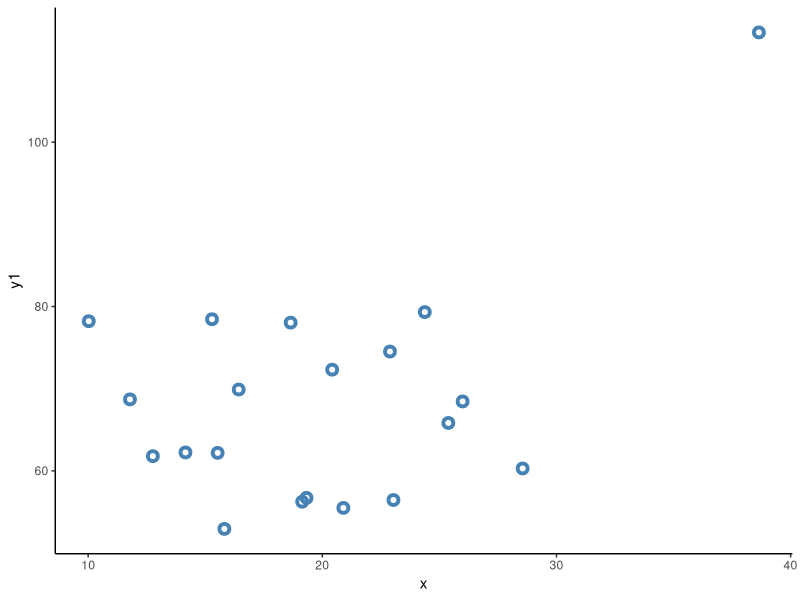
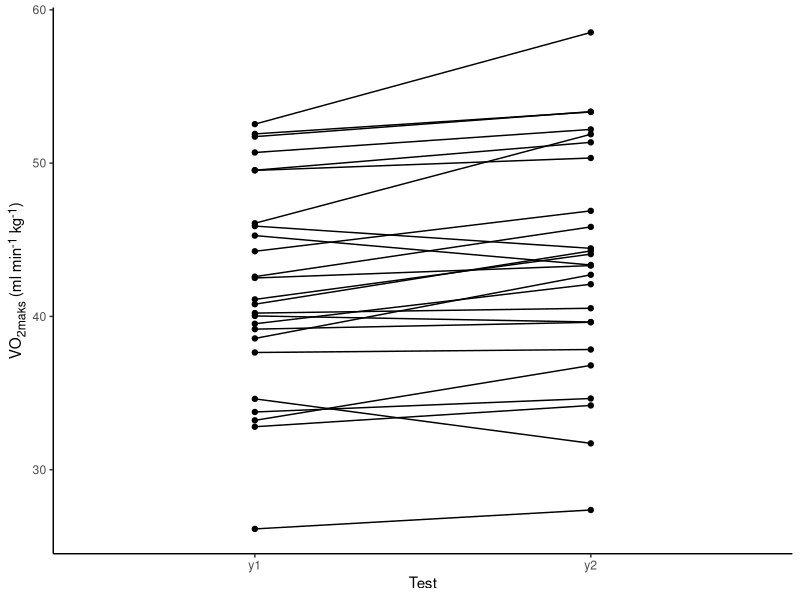

Here is the R script that generated these plots, in order:
## ---- chunk 1
#| echo: false
#| message: false
#| warning: false
#| fig-cap: "Eksempel på hvor en ekstrem observasjon kan påvirke sammenhengen mellom to variabler"
#| label: fig-corr-extreme
#| fig-height: 4
#| fig-width: 4


library(tidyverse)

set.seed(8)
dat <- data.frame(x = runif(20, 10, 30)) %>%
  mutate(y1 = runif(20, 50, 80),
         y1 = if_else(x == max(x), y1 + 45, y1), 
         x = if_else(x == max(x), x + 10, x))  %>%
  rowwise() %>%
  mutate(y2 = rnorm(1, x, 1.5))

write.csv2(dat, "data/korr_ekstrem.csv")


dat %>%
    ggplot(aes(x, y1)) + geom_point(shape = 21, color = "steelblue", size = 2, stroke = 2) + 
   theme_classic()



## ---- chunk 2
#| echo: false

pear_cor_nat <- round(with(dat, cor(x, y1)), 2)
pear_cor_rank <- round(with(dat, cor(rank(x), rank(y1))), 2)


pear_cor_nat2 <- round(with(dat, cor(x, y2)), 2)
pear_cor_rank2 <- round(with(dat, cor(rank(x), rank(y2))), 2)


## ---- chunk 3
#| echo: false
#| message: false
#| warning: false
#| fig-align: "center"
#| fig-width: 4
#| fig-height: 4.5
#| label: fig-vo2maks
#| fig-cap: "VO<sub>2maks</sub> i en gruppe forsøkspersoner som gjennomfører en treningsintervensjon."

set.seed(2)
library(tidyverse); library(ggtext)

y1 <- rnorm(25, 40, 6)

y2 <- rnorm(25, y1 + 2, 2)


dat <- data.frame(y1, y2) 


write.csv2(dat, "data/vo2maks.csv")


data.frame(y1, y2) %>%
  mutate(id = 1:25) %>%
  pivot_longer(names_to = "test", 
               values_to = "VO2maks", 
               cols = y1:y2) %>%
  ggplot(aes(test, VO2maks)) + 
  geom_point() + 
  geom_line(aes(group = id)) + 
  theme_classic() + 
  labs(y = "VO<sub>2maks</sub> (ml min<sup>-1</sup> kg<sup>-1</sup>)", 
       x = "Test") + 
  theme(axis.title.y = element_markdown())
  




## ---- chunk 4
#| echo: false


library(tidyverse)

dat <- read.csv2("data/student_trening_1_2_3.csv", header = FALSE, skip = 1) %>%
  select(il = V5, 
         sex = V7, 
         trenermest = V3, 
         timertren = V2) %>%
  mutate(il = if_else(il == "ja", 1, 0))

m1 <- glm(il ~ sex, family = binomial, data = dat)

m2 <- glm(il ~ sex + trenermest + timertren, family = binomial, data = dat)


m1_sex_or <- round(exp(coef(m1)[2]), 2)
m2_sex_or <- round(exp(coef(m2)[2]), 2)

